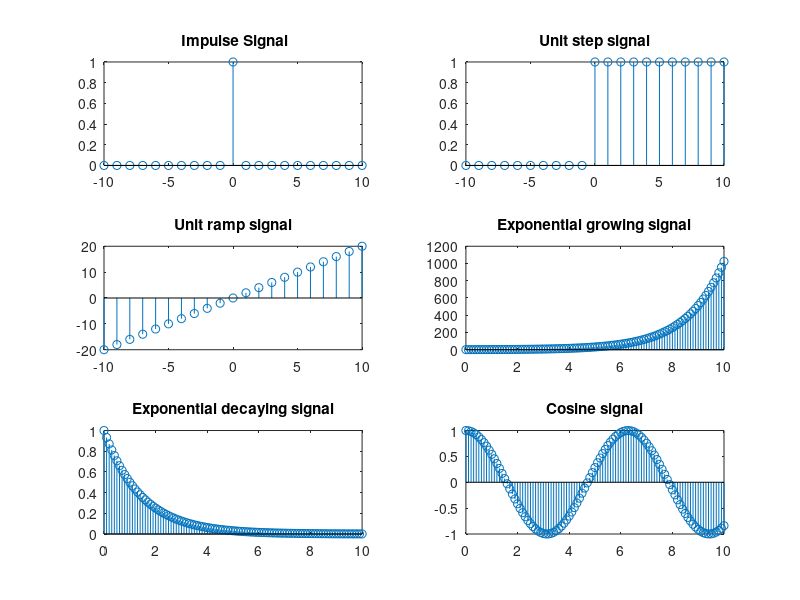

Reproduce this figure in MATLAB.
clc; clear all; close all; 
N = 10; 
n = -N:1:N; 
% unit Impulse
x1=[zeros(1,N) 1 zeros(1,N)]; 
subplot(3,2,1); stem(n,x1); title(' Impulse Signal'); 
%unit Step signal
x2=[zeros(1,N) 1 ones(1,N)]; 
subplot(3,2,2); stem(n,x2); title('Unit step signal'); 
%Unit Ramp signal
a1= 2; 
x3=a1*n; 
subplot(3,2,3); stem(n,x3); title('Unit ramp signal'); 
%Exponential growing/decaying signal
n2=0:0.1:N; 
a2=2; 
x4=a2.^n2; 
subplot(3,2,4); stem(n2,x4); title( 'Exponential growing signal'); 
a3=0.5; 
x5=a3.^n2; 
subplot(3,2,5); stem(n2,x5); title( 'Exponential decaying signal'); 
%cosine siganl
x6=cos(n2); 
subplot(3,2,6); stem(n2,x6); title('Cosine signal');